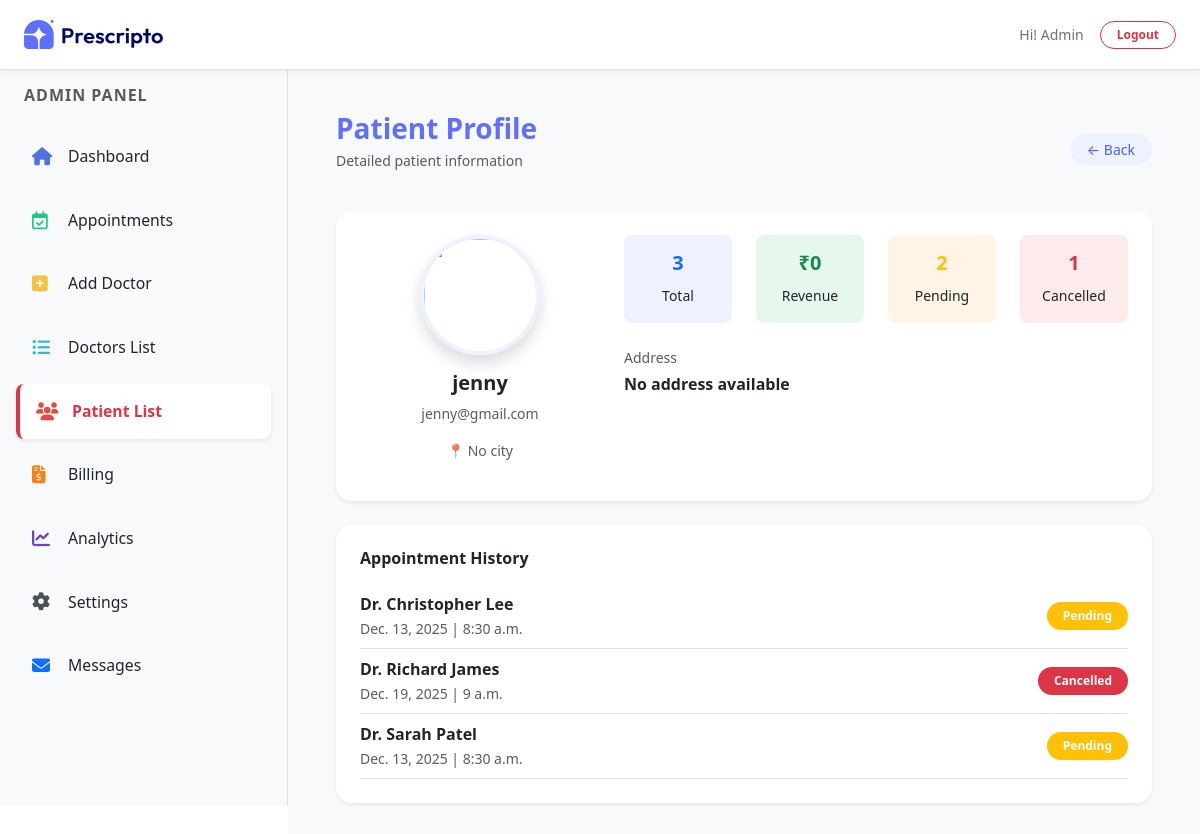
The app's page /dash_admin/patient/2/ (signed in) with its own data.
### appointment/models.py (models this page shows, shortened)
class Patients(models.Model):
    username = models.CharField(max_length=100)
    email = models.EmailField()
    password = models.CharField(max_length=100)
    phone = models.CharField(max_length=15, blank=True)
    city = models.CharField(max_length=100, blank=True)
    address = models.TextField(blank=True)
    profile_image = CloudinaryField('image', folder='patients_image')

class Appointment(models.Model):
    STATUS_CHOICES = (
        ('Pending', 'Pending'),
        ('Approved', 'Approved'),
        ('Cancelled', 'Cancelled'),
    )
    PAYMENT_METHOD = (
        ('Cash', 'Cash'),
        ('Online', 'Online'),
    )
    user = models.ForeignKey(
        Patients,
        on_delete=models.CASCADE,
        related_name='appointments'
    )
    doctor = models.ForeignKey(Doctor, on_delete=models.CASCADE)
    appointment_date = models.DateField()
    appointment_time = models.TimeField()
    status = models.CharField(max_length=10, choices=STATUS_CHOICES, default='Pending')
    payment_method = models.CharField(max_length=10, choices=PAYMENT_METHOD, default='Cash')
    is_billed = models.BooleanField(default=False)
    created_at = models.DateTimeField(auto_now_add=True)

class Doctor(models.Model):
    image = CloudinaryField('image', folder='doctor_image')
    name = models.CharField(max_length=100)
    email = models.EmailField()
    username = models.CharField(max_length=255, unique=True)
    password = models.CharField(max_length=100)
    experience = models.IntegerField()
    fees = models.FloatField()
    category = models.ForeignKey(Category, on_delete=models.CASCADE)
    degree = models.CharField(max_length=50)
    about = models.TextField()
    address = models.TextField()
    available = models.BooleanField(default=True)

### appointment/views.py (the view)
# urls.py: path('dash_admin/patient/<int:id>/', views.patient_detail, name='patient_detail'),
@login_required(login_url='/dash_login')
@staff_member_required
def patient_detail(request, id):
    patient = get_object_or_404(Patients, id=id)
    stats = Appointment.objects.filter(user=patient).aggregate(
        total_appointments=Count('id'),
        total_bill=Sum('doctor__fees', filter=Q(status='Approved')),
        pending=Count('id', filter=Q(status='Pending')),
        cancelled=Count('id', filter=Q(status='Cancelled')),
    )
    appointments = Appointment.objects.filter(user=patient).order_by('-created_at')
    context = {
        'patient': patient,
        'appointments': appointments,
        'stats': stats,
        'action': 'patient_list',
        "role": "admin"
    }
    return render(request, 'dashboard/patient_detail.html', context)

### templates/dashboard/patient_detail.html
{% extends "dashboard/layout.html" %}
{% load static %}
{% block contant %}
<section class="p-5 bg-light" style="width: 100%; margin-top: 64px; margin-left: 18rem; padding: 20px;">
    <div class="mb-4 d-flex justify-content-between align-items-center" data-aos="fade-down">
        <div>
            <h3 class="fw-bold mb-1" style="color: rgb(95 111 255);">Patient Profile</h3>
            <p class="text-muted small">Detailed patient information</p>
        </div>
        <a href="{% url 'patient_list' %}" class="btn btn-sm rounded-pill px-3"
            style="background:#eef2ff; color:#4f5dff;">
            ← Back
        </a>
    </div>
    <div class="bg-white rounded-4 shadow-sm p-4 mb-4" data-aos="fade-up">
        <div class="row">
            <div class="col-md-4 text-center">
                <img src="{{ patient.profile_image.url }}"
                    class="rounded-circle shadow mb-3"
                    style="width:120px;height:120px;object-fit:cover; border:4px solid #eef2ff;">
                <h5 class="fw-bold">{{ patient.username }}</h5>
                <p class="text-muted small">{{ patient.email }}</p>
                <p class="small text-muted">
                    📍 {{ patient.city|default:"No city" }}
                </p>
            </div>
            <div class="col-md-8">
                <div class="row text-center">
                    <div class="col-3">
                        <div class="p-3 rounded-3"
                            style="background:#eef2ff;">
                            <h5 class="fw-bold text-primary">
                                {{ stats.total_appointments|default:"0" }}
                            </h5>
                            <small>Total</small>
                        </div>
                    </div>
                    <div class="col-3">
                        <div class="p-3 rounded-3"
                            style="background:#e6f7ee;">
                            <h5 class="fw-bold text-success">
                                ₹{{ stats.total_bill|default:"0" }}
                            </h5>
                            <small>Revenue</small>
                        </div>
                    </div>
                    <div class="col-3">
                        <div class="p-3 rounded-3"
                            style="background:#fff4e5;">
                            <h5 class="fw-bold text-warning">
                                {{ stats.pending|default:"0" }}
                            </h5>
                            <small>Pending</small>
                        </div>
                    </div>
                    <div class="col-3">
                        <div class="p-3 rounded-3"
                            style="background:#fdeaea;">
                            <h5 class="fw-bold text-danger">
                                {{ stats.cancelled|default:"0" }}
                            </h5>
                            <small>Cancelled</small>
                        </div>
                    </div>
                </div>
                <div class="mt-4">
                    <p class="text-muted small mb-1">Address</p>
                    <p class="fw-semibold">
                        {{ patient.address|default:"No address available" }}
                    </p>
                </div>
            </div>
        </div>
    </div>
    <div class="bg-white rounded-4 shadow-sm p-4" data-aos="fade-up">
        <h6 class="fw-bold mb-3">Appointment History</h6>
        {% for app in appointments %}
        <div class="d-flex justify-content-between align-items-center border-bottom py-2">
            <div>
                <p class="mb-0 fw-semibold">{{ app.doctor.name }}</p>
                <small class="text-muted">
                    {{ app.appointment_date }} | {{ app.appointment_time }}
                </small>
            </div>
            <span class="badge px-3 py-2 rounded-pill
                {% if app.status == 'Approved' %}
                    bg-success
                {% elif app.status == 'Pending' %}
                    bg-warning
                {% else %}
                    bg-danger
                {% endif %}">
                {{ app.status }}
            </span>
        </div>
        {% empty %}
        <p class="text-muted small">No appointments found</p>
        {% endfor %}
    </div>
</section>
{% endblock %}

### templates/dashboard/layout.html (shortened to what this page needs)
<!DOCTYPE html>
<html lang="en">
<head>
    <link href="https://cdn.jsdelivr.net/npm/bootstrap@5.3.3/dist/css/bootstrap.min.css" rel="stylesheet" />
    <link href="https://cdnjs.cloudflare.com/ajax/libs/font-awesome/5.15.3/css/all.min.css" rel="stylesheet" />
    <link rel="stylesheet" href="https://cdnjs.cloudflare.com/ajax/libs/font-awesome/6.7.2/css/all.min.css" />
    <link href="https://unpkg.com/aos@2.3.4/dist/aos.css" rel="stylesheet">
</head>
    {% load static %}
    <body>
        <header class="d-flex justify-content-between align-items-center border-bottom bg-white px-4"
                style="height: 70px; position: fixed; top: 0; width: 100%; z-index: 1050; box-shadow: 0 2px 4px rgba(0,0,0,0.05);">
            <div class="d-flex align-items-center">
                <a href="{% url 'dash_admin' %}">
                    <img src="{% static 'assets/assets_frontend/logo.svg' %}" alt="Logo" style="width: 140px;">
                </a>
            </div>
            <div class="d-flex align-items-center gap-3 text-secondary small">
                {% if role == 'admin' %}
                    <span class="text-capitalize fw-medium">Hi! {{ request.session.username }}</span>
                {% else %}
                    <span class="fw-medium">Hi! {{ doctor.name }}</span>
                {% endif %}
                <a href="{% url 'dash_logout' %}" class="btn btn-outline-danger btn-sm rounded-pill px-3 py-1 fw-bold" style="font-size: 12px;">Logout</a>
            </div>
        </header>
        <main class="d-flex" style="min-height: calc(100vh - 64px);">
            {% if role == 'admin' %}
                <nav id="sidebar" class="border-end bg-light p-3 pb-5"
                    style="width: 18rem; height: calc(100vh - 64px); position: fixed; top: 70px; left: 0; z-index: 1000; overflow-y: auto;">
                    <div class="mb-4 ps-2">
                        <h6 class="text-uppercase text-muted fw-bold" style="letter-spacing: 1px; font-size: 1rem;">Admin Panel</h6>
                    </div>
                    <a href="{% url 'dash_admin' %}"
                    class="nav-link d-flex align-items-center gap-3 p-3 rounded-3 mb-2 {% if action == 'admin' %}bg-white shadow-sm border-start border-4 border-primary fw-bold text-primary{% else %}text-dark{% endif %}"
                    style="transition: 0.3s; font-size: 18px; text-decoration: none;">
                        <i class="fa-solid fa-house" style="color: #4e73df; width: 20px;"></i>
                        <span class="small">Dashboard</span>
                    </a>
                    <a href="{% url 'appointments' %}"
                    class="nav-link d-flex align-items-center gap-3 p-3 rounded-3 mb-2 {% if action == 'appointments' %}bg-white shadow-sm border-start border-4 border-success fw-bold text-success{% else %}text-dark{% endif %}"
                    style="transition: 0.3s; font-size: 18px; text-decoration: none;">
                        <i class="fa-regular fa-calendar-check" style="color: #1cc88a; width: 20px;"></i>
                        <span class="small">Appointments</span>
                    </a>
                    <a href="{% url 'add_doctor' %}"
                    class="nav-link d-flex align-items-center gap-3 p-3 rounded-3 mb-2 {% if action == 'add_doctor' %}bg-white shadow-sm border-start border-4 border-warning fw-bold text-warning{% else %}text-dark{% endif %}"
                    style="transition: 0.3s; font-size: 18px; text-decoration: none;">
                        <i class="fas fa-plus-square" style="color: #f6c23e; width: 20px;"></i>
                        <span class="small">Add Doctor</span>
                    </a>
                    <a href="{% url 'doctor_list' %}"
                    class="nav-link d-flex align-items-center gap-3 p-3 rounded-3 mb-2 {% if action == 'doctor_list' %}bg-white shadow-sm border-start border-4 border-info fw-bold text-info{% else %}text-dark{% endif %}"
                    style="transition: 0.3s; font-size: 18px; text-decoration: none;">
                        <i class="fas fa-list-ul" style="color: #36b9cc; width: 20px;"></i>
                        <span class="small">Doctors List</span>
                    </a>
                    <a href="{% url 'patient_list' %}"
                    class="nav-link d-flex align-items-center gap-3 p-3 rounded-3 mb-2 {% if action == 'patient_list' %}bg-white shadow-sm border-start border-4 border-danger fw-bold text-danger{% else %}text-dark{% endif %}"
                    style="transition: 0.3s; font-size: 18px; text-decoration: none;">
                        <i class="fa-solid fa-users" style="color: #e74a3b; width: 20px;"></i>
                        <span class="small">Patient List</span>
                    </a>
                    <a href="{% url 'billing' %}"
                    class="nav-link d-flex align-items-center gap-3 p-3 rounded-3 mb-2 {% if action == 'billing' %}bg-white shadow-sm border-start border-4 border-secondary fw-bold text-secondary{% else %}text-dark{% endif %}"
                    style="transition: 0.3s; font-size: 18px; text-decoration: none;">
                        <i class="fa-solid fa-file-invoice-dollar" style="color: #fd7e14; width: 20px;"></i>
                        <span class="small">Billing</span>
                    </a>
                    <a href="{% url 'analytics' %}"
                    class="nav-link d-flex align-items-center gap-3 p-3 rounded-3 mb-2 {% if action == 'analytics' %}bg-white shadow-sm border-start border-4 border-dark fw-bold text-dark{% else %}text-dark{% endif %}"
                    style="transition: 0.3s; font-size: 18px; text-decoration: none;">
                        <i class="fa-solid fa-chart-line" style="color: #6f42c1; width: 20px;"></i>
                        <span class="small">Analytics</span>
                    </a>
                    <a href="{% url 'settings' %}"
                    class="nav-link d-flex align-items-center gap-3 p-3 rounded-3 mb-2 {% if action == 'settings' %}bg-white shadow-sm border-start border-4 border-secondary fw-bold text-secondary{% else %}text-dark{% endif %}"
                    style="transition: 0.3s; font-size: 18px; text-decoration: none;">
                        <i class="fa-solid fa-gear" style="color: #495057; width: 20px;"></i>
                        <span class="small">Settings</span>
                    </a>
                    <a href="{% url 'messages_contact' %}"
                    class="nav-link d-flex align-items-center gap-3 p-3 rounded-3 mb-2 {% if action == 'messages_contact' %}bg-white shadow-sm border-start border-4 border-primary fw-bold text-primary{% else %}text-dark{% endif %}"
                    style="transition: 0.3s; font-size: 18px; text-decoration: none;">
                        <i class="fa-solid fa-envelope" style="color: #0d6efd; width: 20px;"></i>
                        <span class="small">Messages</span>
                    </a>
                </nav>
            {% endif %}
            {% block contant %}
            {% endblock %}
        </main>
    </body>
</html>

### records on screen
Patients: username "jenny", email "jenny@gmail.com", city "No city", address "No address available"
Appointment: doctor.name "Dr. Christopher Lee", appointment_date "Dec. 13, 2025", appointment_time "8:30 a.m.", status "Pending"
Appointment: doctor.name "Dr. Richard James", appointment_date "Dec. 19, 2025", appointment_time "9 a.m.", status "Cancelled"
Appointment: doctor.name "Dr. Sarah Patel", appointment_date "Dec. 13, 2025", appointment_time "8:30 a.m.", status "Pending"

### other values on screen
{{ request.session.username }} "Admin"
{{ stats.total_appointments|default:"0" }} "3"
{{ stats.total_bill|default:"0" }} "0"
{{ stats.pending|default:"0" }} "2"
{{ stats.cancelled|default:"0" }} "1"
